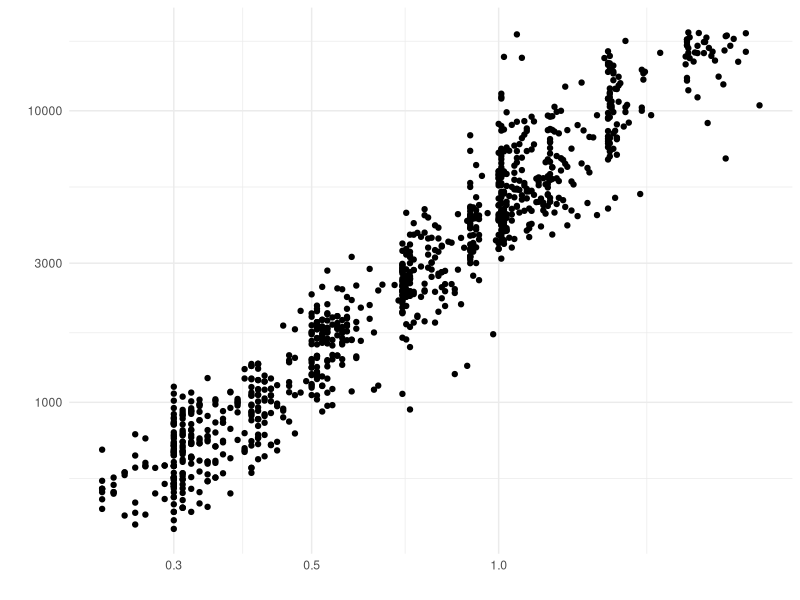
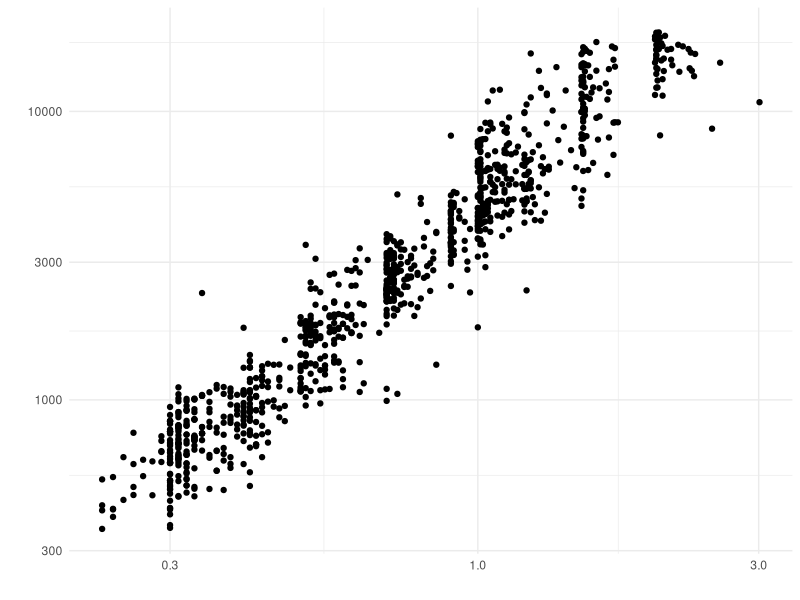

These charts were generated, in order, by the following R code:
## ---- chunk 1
library(tidyverse)
## ---- chunk 2
## NOTE: No need to edit; just run and inspect
diamonds %>%
  slice_sample(n = 1000) %>%

  ggplot(aes(carat, price)) +
  geom_point() +

  scale_x_log10() +
  scale_y_log10() +
  theme_minimal() +
  labs(x = "", y = "")
## ---- chunk 3
## NOTE: No need to edit; just run and inspect
diamonds %>%
  slice_sample(n = 1000) %>%

  ggplot(aes(carat, price)) +
  geom_point() +

  scale_x_log10() +
  scale_y_log10() +
  theme_minimal() +
  labs(x = "", y = "")
